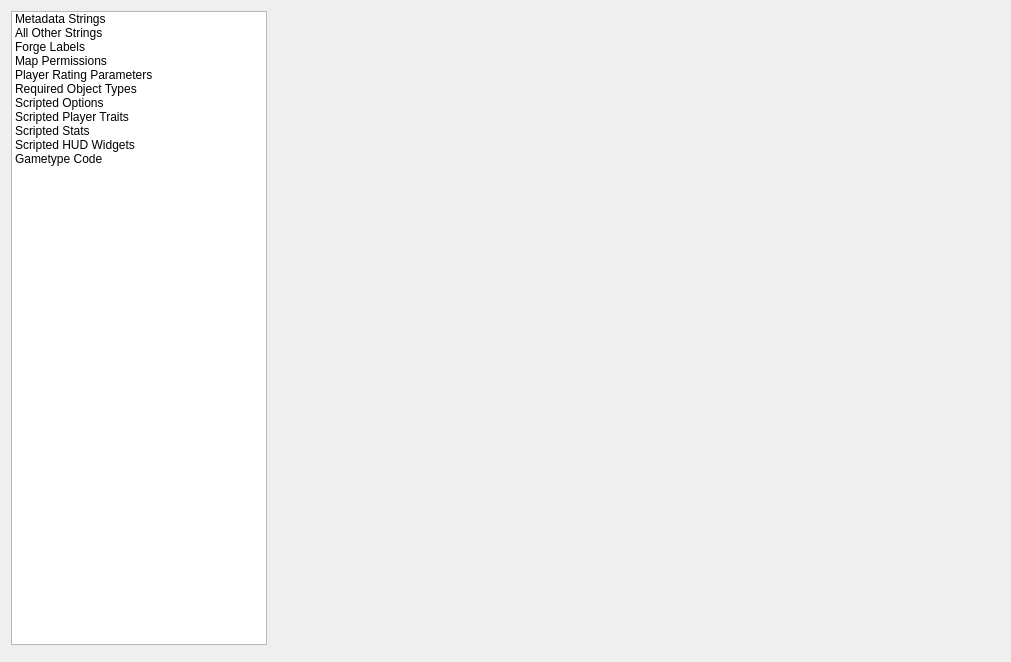
<?xml version="1.0" encoding="UTF-8"?>
<ui version="4.0">
 <class>MegaloScriptEditorWindow</class>
 <widget class="QDialog" name="MegaloScriptEditorWindow">
  <property name="geometry">
   <rect>
    <x>0</x>
    <y>0</y>
    <width>1011</width>
    <height>662</height>
   </rect>
  </property>
  <property name="windowTitle">
   <string>Script and Data Editor</string>
  </property>
  <layout class="QGridLayout" name="gridLayout_11">
   <item row="0" column="0">
    <widget class="QListWidget" name="navigation">
     <property name="sizePolicy">
      <sizepolicy hsizetype="Preferred" vsizetype="Expanding">
       <horstretch>0</horstretch>
       <verstretch>1</verstretch>
      </sizepolicy>
     </property>
     <property name="minimumSize">
      <size>
       <width>256</width>
       <height>0</height>
      </size>
     </property>
     <property name="baseSize">
      <size>
       <width>256</width>
       <height>0</height>
      </size>
     </property>
     <item>
      <property name="text">
       <string>Metadata Strings</string>
      </property>
      <property name="flags">
       <set>ItemIsSelectable|ItemIsEnabled</set>
      </property>
     </item>
     <item>
      <property name="text">
       <string>All Other Strings</string>
      </property>
     </item>
     <item>
      <property name="text">
       <string>Forge Labels</string>
      </property>
      <property name="flags">
       <set>ItemIsSelectable|ItemIsEnabled</set>
      </property>
     </item>
     <item>
      <property name="text">
       <string>Map Permissions</string>
      </property>
      <property name="flags">
       <set>ItemIsSelectable|ItemIsEnabled</set>
      </property>
     </item>
     <item>
      <property name="text">
       <string>Player Rating Parameters</string>
      </property>
      <property name="flags">
       <set>ItemIsSelectable|ItemIsEnabled</set>
      </property>
     </item>
     <item>
      <property name="text">
       <string>Required Object Types</string>
      </property>
     </item>
     <item>
      <property name="text">
       <string>Scripted Options</string>
      </property>
      <property name="flags">
       <set>ItemIsSelectable|ItemIsEnabled</set>
      </property>
     </item>
     <item>
      <property name="text">
       <string>Scripted Player Traits</string>
      </property>
     </item>
     <item>
      <property name="text">
       <string>Scripted Stats</string>
      </property>
      <property name="flags">
       <set>ItemIsSelectable|ItemIsEnabled</set>
      </property>
     </item>
     <item>
      <property name="text">
       <string>Scripted HUD Widgets</string>
      </property>
      <property name="flags">
       <set>ItemIsSelectable|ItemIsEnabled</set>
      </property>
     </item>
     <item>
      <property name="text">
       <string>Gametype Code</string>
      </property>
      <property name="flags">
       <set>ItemIsSelectable|ItemIsEnabled</set>
      </property>
     </item>
    </widget>
   </item>
   <item row="0" column="1">
    <widget class="QStackedWidget" name="stack">
     <property name="sizePolicy">
      <sizepolicy hsizetype="Minimum" vsizetype="Minimum">
       <horstretch>0</horstretch>
       <verstretch>0</verstretch>
      </sizepolicy>
     </property>
     <property name="minimumSize">
      <size>
       <width>384</width>
       <height>384</height>
      </size>
     </property>
     <widget class="QWidget" name="pageMetadata">
      <layout class="QGridLayout" name="gridLayout_2">
       <property name="leftMargin">
        <number>0</number>
       </property>
       <property name="topMargin">
        <number>0</number>
       </property>
       <property name="rightMargin">
        <number>0</number>
       </property>
       <property name="bottomMargin">
        <number>0</number>
       </property>
       <item row="4" column="0">
        <widget class="ScriptEditorPageMetaStrings" name="pageContentMetaStrings" native="true">
         <property name="sizePolicy">
          <sizepolicy hsizetype="Preferred" vsizetype="Preferred">
           <horstretch>0</horstretch>
           <verstretch>0</verstretch>
          </sizepolicy>
         </property>
        </widget>
       </item>
      </layout>
     </widget>
     <widget class="QWidget" name="pageStringTable">
      <layout class="QHBoxLayout" name="horizontalLayout_2">
       <property name="leftMargin">
        <number>0</number>
       </property>
       <property name="topMargin">
        <number>0</number>
       </property>
       <property name="rightMargin">
        <number>0</number>
       </property>
       <property name="bottomMargin">
        <number>0</number>
       </property>
       <item>
        <widget class="ScriptEditorPageStringTable" name="pageContentStringTable" native="true"/>
       </item>
      </layout>
     </widget>
     <widget class="QWidget" name="pageForgeLabels">
      <layout class="QGridLayout" name="gridLayout">
       <property name="leftMargin">
        <number>0</number>
       </property>
       <property name="topMargin">
        <number>0</number>
       </property>
       <property name="rightMargin">
        <number>0</number>
       </property>
       <property name="bottomMargin">
        <number>0</number>
       </property>
       <item row="0" column="0">
        <widget class="ScriptEditorPageForgeLabels" name="pageContentForgeLabels" native="true"/>
       </item>
      </layout>
     </widget>
     <widget class="QWidget" name="pageMapPerms">
      <layout class="QGridLayout" name="gridLayout_3">
       <property name="leftMargin">
        <number>0</number>
       </property>
       <property name="topMargin">
        <number>0</number>
       </property>
       <property name="rightMargin">
        <number>0</number>
       </property>
       <property name="bottomMargin">
        <number>0</number>
       </property>
       <item row="0" column="0">
        <widget class="ScriptEditorPageMapPerms" name="pageContentMapPerms" native="true"/>
       </item>
      </layout>
     </widget>
     <widget class="QWidget" name="pageRatingParams">
      <layout class="QGridLayout" name="gridLayout_9">
       <property name="leftMargin">
        <number>0</number>
       </property>
       <property name="topMargin">
        <number>0</number>
       </property>
       <property name="rightMargin">
        <number>0</number>
       </property>
       <property name="bottomMargin">
        <number>0</number>
       </property>
       <item row="0" column="0">
        <widget class="ScriptEditorPagePlayerRating" name="pageContentRatingParams" native="true"/>
       </item>
      </layout>
     </widget>
     <widget class="QWidget" name="pageReqObjectTypes">
      <layout class="QGridLayout" name="gridLayout_4">
       <property name="leftMargin">
        <number>0</number>
       </property>
       <property name="topMargin">
        <number>0</number>
       </property>
       <property name="rightMargin">
        <number>0</number>
       </property>
       <property name="bottomMargin">
        <number>0</number>
       </property>
       <item row="0" column="0">
        <widget class="ScriptEditorPageReqObjTypes" name="pageContentReqObjTypes" native="true"/>
       </item>
      </layout>
     </widget>
     <widget class="QWidget" name="pageScriptOptions">
      <layout class="QGridLayout" name="gridLayout_5">
       <property name="leftMargin">
        <number>0</number>
       </property>
       <property name="topMargin">
        <number>0</number>
       </property>
       <property name="rightMargin">
        <number>0</number>
       </property>
       <property name="bottomMargin">
        <number>0</number>
       </property>
       <item row="0" column="0">
        <widget class="ScriptEditorPageScriptOptions" name="widget" native="true"/>
       </item>
      </layout>
     </widget>
     <widget class="QWidget" name="pageScriptTraits">
      <layout class="QGridLayout" name="gridLayout_6">
       <property name="leftMargin">
        <number>0</number>
       </property>
       <property name="topMargin">
        <number>0</number>
       </property>
       <property name="rightMargin">
        <number>0</number>
       </property>
       <property name="bottomMargin">
        <number>0</number>
       </property>
       <item row="0" column="0">
        <widget class="ScriptEditorPageScriptTraits" name="pageContentScriptTraits" native="true"/>
       </item>
      </layout>
     </widget>
     <widget class="QWidget" name="pageScriptStats">
      <layout class="QGridLayout" name="gridLayout_7">
       <property name="leftMargin">
        <number>0</number>
       </property>
       <property name="topMargin">
        <number>0</number>
       </property>
       <property name="rightMargin">
        <number>0</number>
       </property>
       <property name="bottomMargin">
        <number>0</number>
       </property>
       <item row="0" column="0">
        <widget class="ScriptEditorPageScriptStats" name="pageContentScriptStats" native="true"/>
       </item>
      </layout>
     </widget>
     <widget class="QWidget" name="pageScriptWidgets">
      <layout class="QGridLayout" name="gridLayout_8">
       <property name="leftMargin">
        <number>0</number>
       </property>
       <property name="topMargin">
        <number>0</number>
       </property>
       <property name="rightMargin">
        <number>0</number>
       </property>
       <property name="bottomMargin">
        <number>0</number>
       </property>
       <item row="0" column="0">
        <widget class="ScriptEditorPageHUDWidgets" name="pageContentScriptWidgets" native="true"/>
       </item>
      </layout>
     </widget>
     <widget class="QWidget" name="pageScriptCode">
      <layout class="QGridLayout" name="gridLayout_10">
       <property name="leftMargin">
        <number>0</number>
       </property>
       <property name="topMargin">
        <number>0</number>
       </property>
       <property name="rightMargin">
        <number>0</number>
       </property>
       <property name="bottomMargin">
        <number>0</number>
       </property>
       <item row="0" column="0">
       <widget class="ScriptEditorPageScriptCode" name="pageContentScriptCode" native="true"/>
      </item>
     </layout>
     </widget>
    </widget>
   </item>
   <item row="1" column="0" colspan="2">
    <widget class="ScriptEditorBottomPane" name="scriptEditorBottom" native="true">
     <property name="sizePolicy">
      <sizepolicy hsizetype="Preferred" vsizetype="Minimum">
       <horstretch>0</horstretch>
       <verstretch>0</verstretch>
      </sizepolicy>
     </property>
    </widget>
   </item>
  </layout>
 </widget>
 <customwidgets>
  <customwidget>
   <class>ScriptEditorPageForgeLabels</class>
   <extends>QWidget</extends>
   <header>script_editor/page_forge_labels.h</header>
   <container>1</container>
  </customwidget>
  <customwidget>
   <class>ScriptEditorPageStringTable</class>
   <extends>QWidget</extends>
   <header>script_editor/page_string_table.h</header>
   <container>1</container>
  </customwidget>
  <customwidget>
   <class>ScriptEditorPageScriptOptions</class>
   <extends>QWidget</extends>
   <header>script_editor/page_script_options.h</header>
   <container>1</container>
  </customwidget>
  <customwidget>
   <class>ScriptEditorPageScriptTraits</class>
   <extends>QWidget</extends>
   <header>script_editor/page_script_traits.h</header>
   <container>1</container>
  </customwidget>
  <customwidget>
   <class>ScriptEditorPageScriptStats</class>
   <extends>QWidget</extends>
   <header>script_editor/page_script_stats.h</header>
   <container>1</container>
  </customwidget>
  <customwidget>
   <class>ScriptEditorPageHUDWidgets</class>
   <extends>QWidget</extends>
   <header>script_editor/page_script_widgets.h</header>
   <container>1</container>
  </customwidget>
  <customwidget>
   <class>ScriptEditorPagePlayerRating</class>
   <extends>QWidget</extends>
   <header>script_editor/page_player_rating_params.h</header>
   <container>1</container>
  </customwidget>
  <customwidget>
   <class>ScriptEditorPageMetaStrings</class>
   <extends>QWidget</extends>
   <header>script_editor/page_metadata_strings.h</header>
   <container>1</container>
  </customwidget>
  <customwidget>
   <class>ScriptEditorPageMapPerms</class>
   <extends>QWidget</extends>
   <header>script_editor/page_map_perms.h</header>
   <container>1</container>
  </customwidget>
  <customwidget>
   <class>ScriptEditorPageScriptCode</class>
   <extends>QWidget</extends>
   <header>script_editor/page_script_code.h</header>
   <container>1</container>
  </customwidget>
  <customwidget>
   <class>ScriptEditorPageReqObjTypes</class>
   <extends>QWidget</extends>
   <header>script_editor/page_req_obj_types.h</header>
   <container>1</container>
  </customwidget>
  <customwidget>
   <class>ScriptEditorBottomPane</class>
   <extends>QWidget</extends>
   <header>script_editor/bottom_bar.h</header>
   <container>1</container>
  </customwidget>
 </customwidgets>
 <resources>
  <include location="../Resources/main_window.qrc"/>
 </resources>
 <connections/>
</ui>
